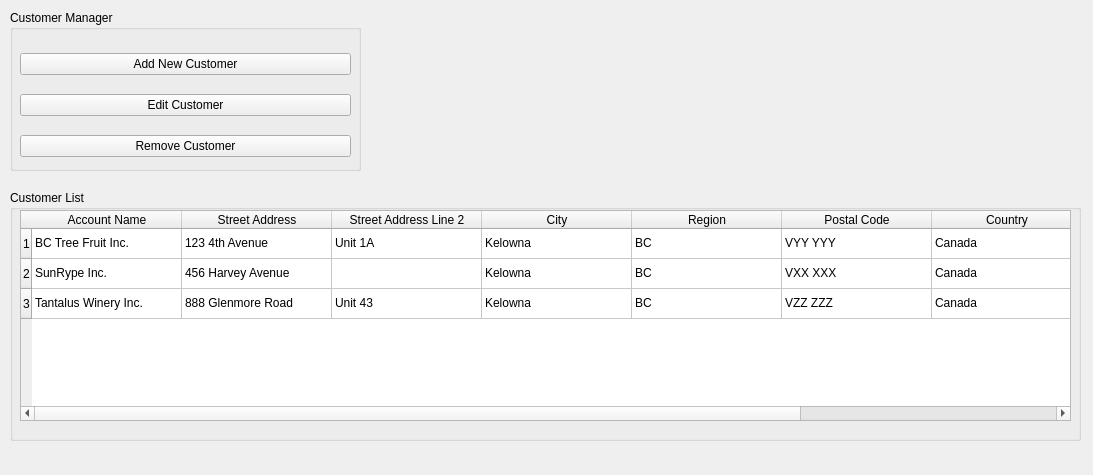
<?xml version="1.0" encoding="UTF-8"?>
<ui version="4.0">
 <class>CustomerManagerWidget</class>
 <widget class="QWidget" name="CustomerManagerWidget">
  <property name="geometry">
   <rect>
    <x>0</x>
    <y>0</y>
    <width>1093</width>
    <height>475</height>
   </rect>
  </property>
  <property name="sizePolicy">
   <sizepolicy hsizetype="Expanding" vsizetype="Expanding">
    <horstretch>0</horstretch>
    <verstretch>0</verstretch>
   </sizepolicy>
  </property>
  <property name="windowTitle">
   <string>Customer Manager</string>
  </property>
  <widget class="QGroupBox" name="groupBox">
   <property name="geometry">
    <rect>
     <x>10</x>
     <y>10</y>
     <width>351</width>
     <height>161</height>
    </rect>
   </property>
   <property name="title">
    <string>Customer Manager</string>
   </property>
   <widget class="QWidget" name="verticalLayoutWidget">
    <property name="geometry">
     <rect>
      <x>10</x>
      <y>30</y>
      <width>331</width>
      <height>131</height>
     </rect>
    </property>
    <layout class="QVBoxLayout" name="verticalLayout">
     <item>
      <widget class="QPushButton" name="addNewCustomerButton">
       <property name="text">
        <string>Add New Customer</string>
       </property>
       <property name="autoDefault">
        <bool>true</bool>
       </property>
      </widget>
     </item>
     <item>
      <widget class="QPushButton" name="pushButton_4">
       <property name="text">
        <string>Edit Customer</string>
       </property>
      </widget>
     </item>
     <item>
      <widget class="QPushButton" name="pushButton_3">
       <property name="text">
        <string>Remove Customer</string>
       </property>
      </widget>
     </item>
    </layout>
   </widget>
  </widget>
  <widget class="QGroupBox" name="groupBox_2">
   <property name="geometry">
    <rect>
     <x>10</x>
     <y>190</y>
     <width>1071</width>
     <height>251</height>
    </rect>
   </property>
   <property name="title">
    <string>Customer List</string>
   </property>
   <widget class="QTableWidget" name="customerDataWidget">
    <property name="geometry">
     <rect>
      <x>10</x>
      <y>20</y>
      <width>1051</width>
      <height>211</height>
     </rect>
    </property>
    <attribute name="horizontalHeaderMinimumSectionSize">
     <number>150</number>
    </attribute>
    <attribute name="horizontalHeaderDefaultSectionSize">
     <number>150</number>
    </attribute>
    <row>
     <property name="text">
      <string>1</string>
     </property>
    </row>
    <row>
     <property name="text">
      <string>2</string>
     </property>
    </row>
    <row>
     <property name="text">
      <string>3</string>
     </property>
    </row>
    <column>
     <property name="text">
      <string>Account Name</string>
     </property>
    </column>
    <column>
     <property name="text">
      <string>Street Address</string>
     </property>
    </column>
    <column>
     <property name="text">
      <string>Street Address Line 2</string>
     </property>
    </column>
    <column>
     <property name="text">
      <string>City</string>
     </property>
    </column>
    <column>
     <property name="text">
      <string>Region</string>
     </property>
    </column>
    <column>
     <property name="text">
      <string>Postal Code</string>
     </property>
    </column>
    <column>
     <property name="text">
      <string>Country</string>
     </property>
    </column>
    <column>
     <property name="text">
      <string>Email</string>
     </property>
    </column>
    <item row="0" column="0">
     <property name="text">
      <string>BC Tree Fruit Inc.</string>
     </property>
    </item>
    <item row="0" column="1">
     <property name="text">
      <string>123 4th Avenue</string>
     </property>
    </item>
    <item row="0" column="2">
     <property name="text">
      <string>Unit 1A</string>
     </property>
    </item>
    <item row="0" column="3">
     <property name="text">
      <string>Kelowna</string>
     </property>
    </item>
    <item row="0" column="4">
     <property name="text">
      <string>BC</string>
     </property>
    </item>
    <item row="0" column="5">
     <property name="text">
      <string>VYY YYY</string>
     </property>
    </item>
    <item row="0" column="6">
     <property name="text">
      <string>Canada</string>
     </property>
    </item>
    <item row="0" column="7">
     <property name="text">
      <string>production@bctreefruits.com</string>
     </property>
    </item>
    <item row="1" column="0">
     <property name="text">
      <string>SunRype Inc.</string>
     </property>
    </item>
    <item row="1" column="1">
     <property name="text">
      <string>456 Harvey Avenue</string>
     </property>
    </item>
    <item row="1" column="3">
     <property name="text">
      <string>Kelowna</string>
     </property>
    </item>
    <item row="1" column="4">
     <property name="text">
      <string>BC</string>
     </property>
    </item>
    <item row="1" column="5">
     <property name="text">
      <string>VXX XXX</string>
     </property>
    </item>
    <item row="1" column="6">
     <property name="text">
      <string>Canada</string>
     </property>
    </item>
    <item row="1" column="7">
     <property name="text">
      <string>accounting@sunrype.com</string>
     </property>
    </item>
    <item row="2" column="0">
     <property name="text">
      <string>Tantalus Winery Inc.</string>
     </property>
    </item>
    <item row="2" column="1">
     <property name="text">
      <string>888 Glenmore Road</string>
     </property>
    </item>
    <item row="2" column="2">
     <property name="text">
      <string>Unit 43</string>
     </property>
    </item>
    <item row="2" column="3">
     <property name="text">
      <string>Kelowna</string>
     </property>
    </item>
    <item row="2" column="4">
     <property name="text">
      <string>BC</string>
     </property>
    </item>
    <item row="2" column="5">
     <property name="text">
      <string>VZZ ZZZ</string>
     </property>
    </item>
    <item row="2" column="6">
     <property name="text">
      <string>Canada</string>
     </property>
    </item>
    <item row="2" column="7">
     <property name="text">
      <string>fulfillment@tantalus.ca</string>
     </property>
    </item>
   </widget>
  </widget>
 </widget>
 <resources/>
 <connections/>
</ui>
